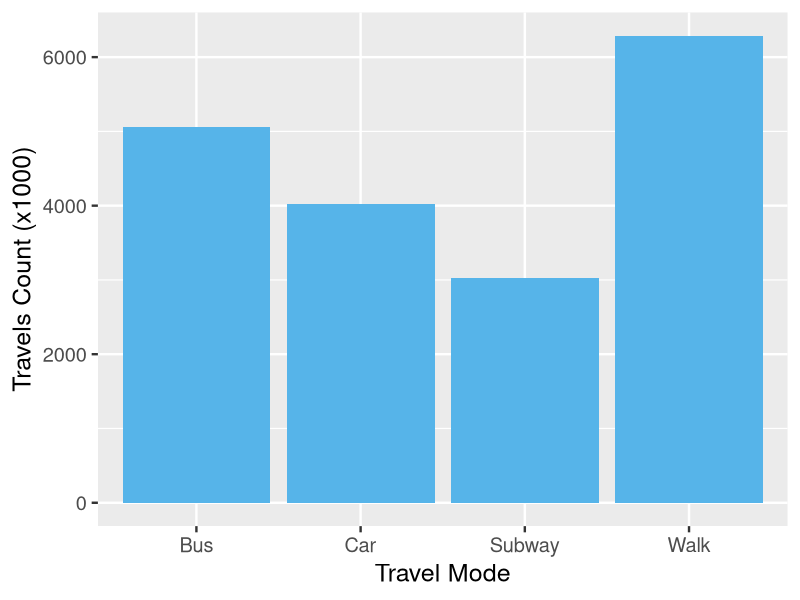

The R script that drew this image:
require("ggplot2")

viagens <- c()
viagens$tipo <- c("Car",4029,"Bus",5058)
viagens$count <- c("Subway",3030,"Walk",6287)

df <- data.frame(matrix(unlist(viagens), nrow=4, byrow=T),stringsAsFactors=FALSE)

df['X2'] <- sapply(df['X2'], function(x) as.numeric(x))

png('travel_count.png')
theme_set(theme_gray(base_size = 18))
ggplot(data=df, aes(x=X1, y=X2, group=1)) +
  geom_bar(stat="identity", fill="#56B4E9") +
  xlab("Travel Mode") + ylab("Travels Count (x1000)")
dev.off()
